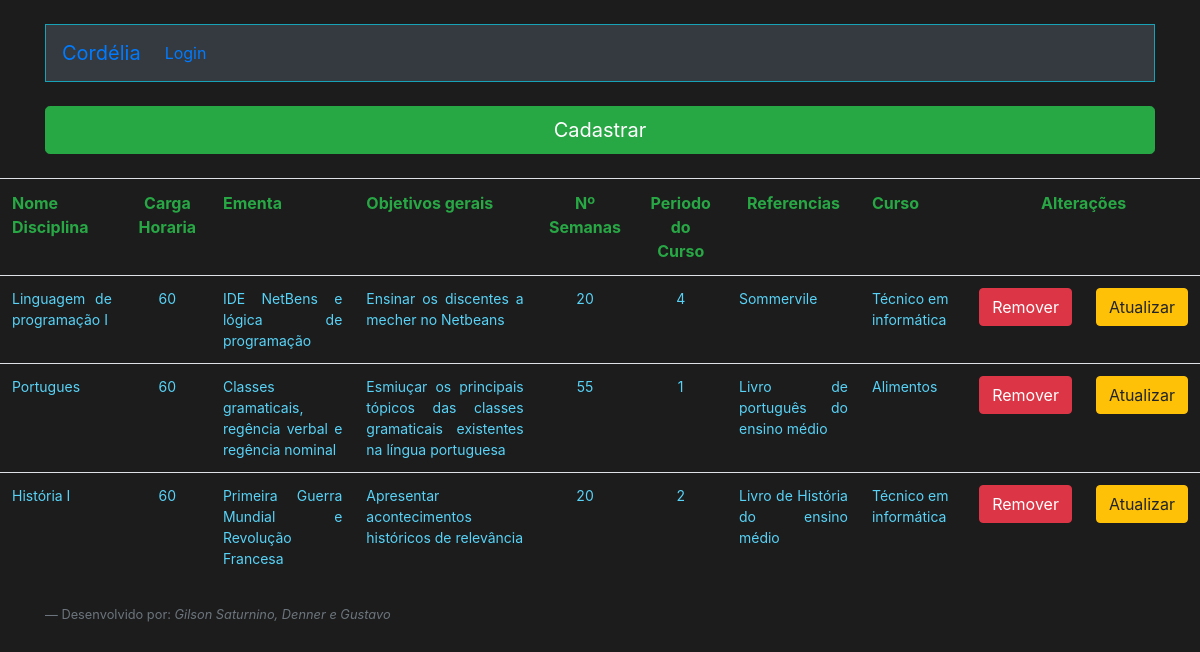
/ListarDisciplina.php, run on an earlier commit of the app's database.
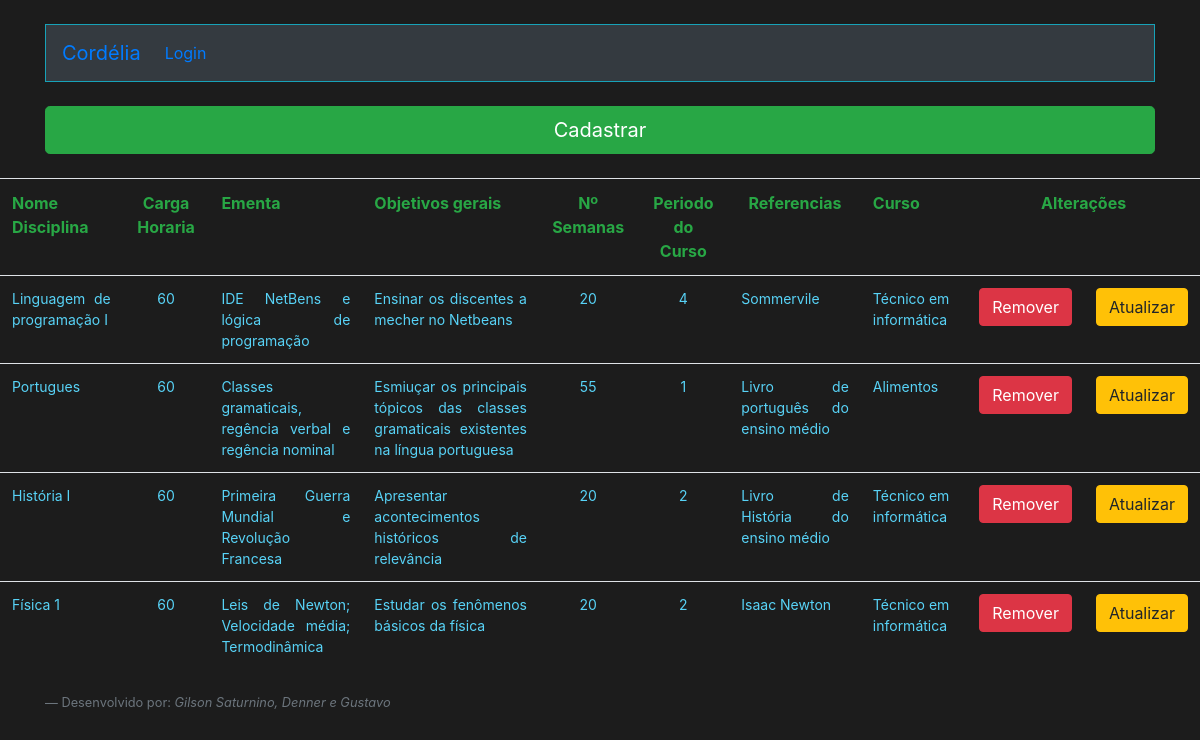
And on a later commit of the database.
### tables this page shows
CREATE TABLE `disciplina` (
  `id_disciplina` int(11) NOT NULL,
  `nome_disciplina` varchar(255) NOT NULL,
  `carga_horaria` int(11) NOT NULL,
  `ementa` varchar(255) NOT NULL,
  `objetivosG` varchar(255) NOT NULL,
  `objetivosE` varchar(255) NOT NULL,
  `numero_semanas` int(11) NOT NULL,
  `periodo_curso` int(11) NOT NULL,
  `referencias` varchar(255) NOT NULL,
  `id_curso` int(11) NOT NULL
);

CREATE TABLE `curso` (
  `id_curso` int(11) NOT NULL,
  `nome_curso` varchar(255) NOT NULL,
  `descricao_curso` varchar(255) NOT NULL
);

### ListarDisciplina.php (the view, shortened to what this page needs)
<!doctype html>
<html lang="en">
<head>
    <link rel="stylesheet" href="https://stackpath.bootstrapcdn.com/bootstrap/4.4.1/css/bootstrap.min.css"
>
</head>
<body style="background-color: #1C1C1C;">
    <div class="container">
        <?php
    require_once("Cabecalho.php");
    require_once("Conexao.php");
    $sql = "select * from disciplina";
    $resultadoSql = mysqli_query($conexao, $sql);
    $vetorUmregistro = mysqli_fetch_assoc($resultadoSql);
    $vetorTodosregistro = array();
    while($vetorUmregistro != null){
         array_push($vetorTodosregistro, $vetorUmregistro);
         $vetorUmregistro = mysqli_fetch_assoc($resultadoSql);
        }
?>
         <a type="submit" class="btn btn-success btn-lg btn-block mt-4" href="FormDisc.php" role="button">Cadastrar</a>
         </div>
        <table class="table mt-4">
            <tr>
                <th class="text-success text-justify">Nome Disciplina</th>
                <th class="text-success text-center">Carga Horaria</th>
                <th class="text-success text-justify">Ementa</th>
                <th class="text-success text-justify">Objetivos gerais</th>
                <th class="text-success text-center">Nº Semanas</th>
                <th class="text-success text-center">Periodo do Curso</th>
                <th class="text-success text-center">Referencias</th>
                <th class="text-success text-justify">Curso</th>
                <th colspan="2" class="text-success text-center">Alterações</th>
            </tr>
            <?php
        foreach ($vetorTodosregistro as $umRegistro){
    ?>
            <tr>
                <td class="text-justify"><?=$umRegistro["nome_disciplina"];?></td>
                <td class="text-center"><?=$umRegistro["carga_horaria"];?></td>
                <td class="text-justify"><?=$umRegistro["ementa"];?></td>
                <td class="text-justify"><?=$umRegistro["objetivosG"];?></td>
                <td class="text-center"><?=$umRegistro["numero_semanas"];?></td>
                <td class="text-center"><?=$umRegistro["periodo_curso"];?></td>
                <td class="text-justify"><?=$umRegistro["referencias"];?></td>
                <td>
                    <?php
                    $idC =$umRegistro["id_curso"];
                    $sql = "select nome_curso from curso  where id_curso = $idC";
                    $resultadoSql = mysqli_query($conexao, $sql);
                    $vetorUmregistro = mysqli_fetch_assoc($resultadoSql);
                    echo $vetorUmregistro["nome_curso"];
                ?>
                </td>
                <td>
                    <form action="RemoverDisciplina.php" method="POST">
                        <button type="submit" class="btn btn-danger">Remover</button>
                    </form>
                </td>
                <td>
                    <form action="FormDisc.php" method="POST">
                        <button type="submit" class="btn btn-warning">Atualizar</button>
                    </form>
                </td>
            </tr>
            <?php
        }
    ?>
        </table>
    <?php require_once("Footer.php");
        ?>
</body>
</html>

### Cabecalho.php (shortened to what this page needs)
<!doctype html>
<html lang="en">
<head>
    <link rel="stylesheet" href="https://stackpath.bootstrapcdn.com/bootstrap/4.3.1/css/bootstrap.min.css"
>
</head>
<body style="background-color: #1C1C1C;">
    <nav class="navbar navbar-expand-lg  bg-dark border border-info mt-4">
        <a class="navbar-brand" href="index.php">Cordélia</a>
        <div class="collapse navbar-collapse" id="navbarNavDropdown">
            <ul class="navbar-nav">
                <?php
                if(isset($_SESSION["nome"])){
                    if($_SESSION["perfil"]=="Coordenador"){
                 ?>
                <li class="nav-item">
                    <a class="nav-link" href="ListarCurso.php">Cursos</a>
                </li>
                <li class="nav-item">
                    <a class="nav-link" href="ListarDisciplina.php">Disciplina </a>
                </li>
                <li class="nav-item">
                    <a class="nav-link" href="ListarPlano.php">Planos de Ensino</a>
                </li>
                <li class="nav-item">
                    <a class="nav-link" href="FormCadastro.php">Adicionar membro</a>
                </li>
                <?php
                }if($_SESSION["perfil"]=="Docente"){
                        ?>
                        <li class="nav-item dropdown">
                        <a class="nav-link dropdown-toggle" href="#" id="navbarDropdown" role="button"
                        data-toggle="dropdown" aria-haspopup="true" aria-expanded="false">
                        Planos de Ensino
                        </a>
                        <div class="dropdown-menu" aria-labelledby="navbarDropdown">
                        <a class="dropdown-item" href="FormPlano.php">Novo plano</a>
                        <a class="dropdown-item" href="ListarPlano.php">Meus planos</a>
                    </li>
                <?php
                }if($_SESSION["perfil"]=="Discente do Colegiado"){
                            ?>
                <li class="nav-item">
                    <a class="nav-link" href="#">Chorar</a>
                </li>
                <?php
                }if($_SESSION["perfil"]=="Pedagogo"){
                            ?>
                <li class="nav-item">
                    <a class="nav-link" href="ListarPlano.php">Planos de Ensino</a>
                </li>
                <?php
                }
                }else{ ?>
                <li class="nav-item">
                    <a class="nav-link" href="Login.php">Login</a>
                </li>
                <?php }?>
            </ul>
        </div>
    </nav>
</body>
</html>

### Footer.php (shortened to what this page needs)
<!doctype html>
<html lang="en">
<head>
    <link rel="stylesheet" href="https://stackpath.bootstrapcdn.com/bootstrap/4.4.1/css/bootstrap.min.css"
>
</head>
<body>
    <div class="container mt-4">
        <div class="row">
            <div class="col-md-12">
            <footer class="blockquote-footer">Desenvolvido por:  <cite title="Source Title">Gilson Saturnino, Denner e Gustavo</cite></footer>
            </div>
        </div>
    </div>
</body>
</html>

### ListarDisciplina.php (style rules this page uses)
td { color:#58D3F7; font-size: 14px; }

What changed in the data, as far as the page shows it:
added disciplina: nome_disciplina "Física 1", carga_horaria "60", ementa "Leis de Newton; Velocidade média; Termodinâmica", objetivosG "Estudar os fenômenos básicos da física", numero_semanas "20", periodo_curso "2", referencias "Isaac Newton", id_curso.nome_curso "Técnico em informática"
